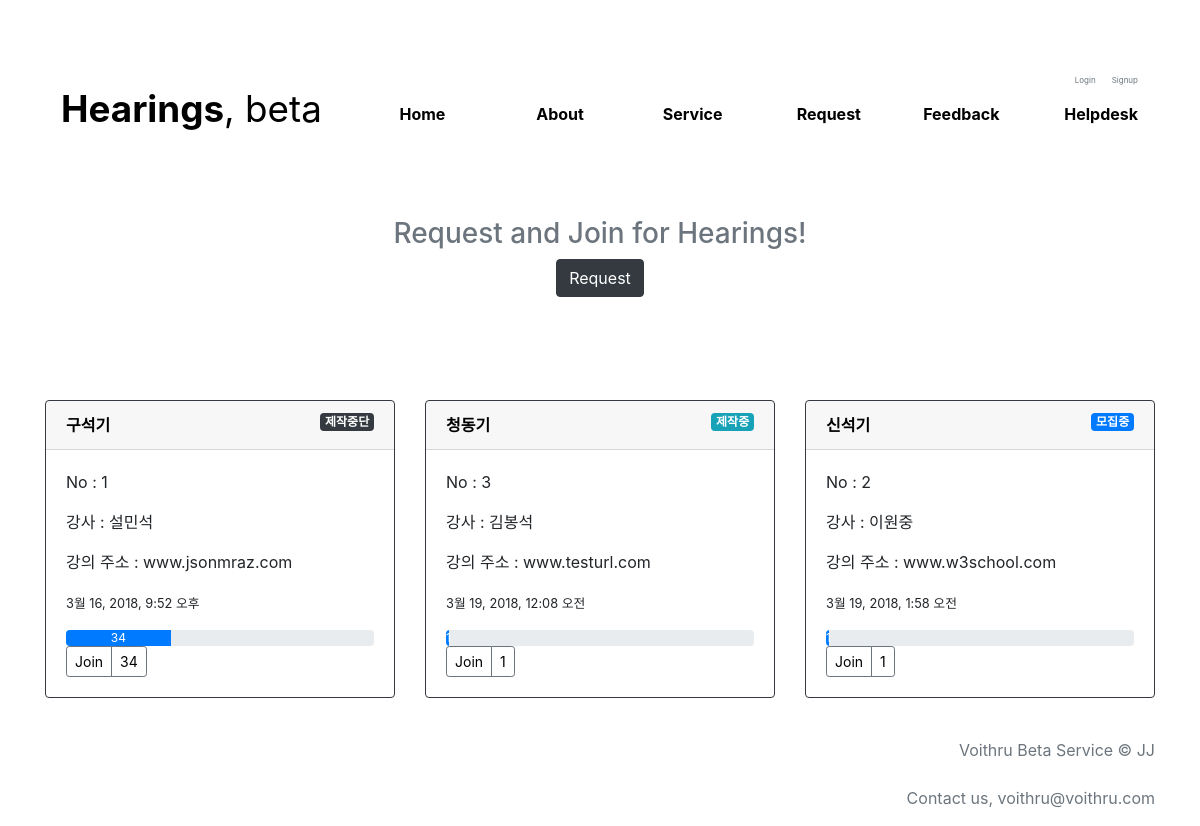
Before: / with the older database file.
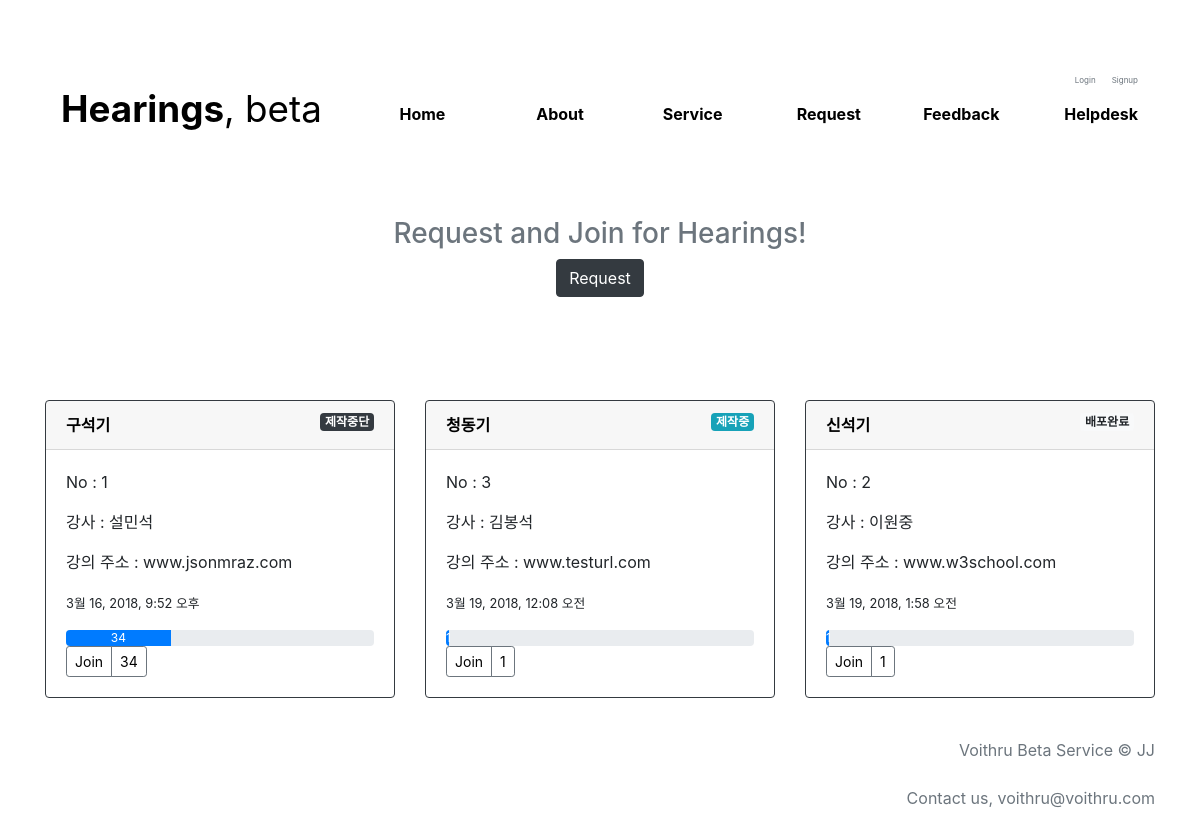
After: the same page with the newer database file.
### blog/models.py (models this page shows, shortened)
class Request(models.Model):
    author = models.ForeignKey('auth.User', on_delete=models.CASCADE)
    username = models.CharField(max_length=50, blank=True)
    phone_num = models.CharField(max_length=50, blank=True)
    lec = models.CharField(max_length=100, blank=True)
    lec_url = models.CharField(max_length=100, blank=True)
    lec_teacher = models.CharField(max_length=100, blank=True)
    description = models.TextField()
    email = models.EmailField()
    lec_company = models.CharField(max_length=50, blank=True)
    created_date = models.DateTimeField(default=timezone.now)
    published_date = models.DateTimeField(blank=True, null=True)
    view_cnt = models.IntegerField(default=0, blank=True)
    STEP1 = '모집중'
    STEP2 = '준비중'
    STEP3 = '제작중'
    STEP4 = '배포완료'
    STEP_STOPPED = '제작중단'
    STATUS = [
        (STEP1, '모집중'),
        (STEP2, '준비중'),
        (STEP3, '제작중'),
        (STEP4, '배포완료'),
        (STEP_STOPPED, '제작중단'),
    ]
    status = models.CharField(choices=STATUS, max_length=20, default=STEP1)

### blog/views.py (the view)
# urls.py: url(r'^$', views.post_list, name='post_list'),
def post_list(request):
    candidates = Request.objects.all()
    posts = Request.objects.filter(published_date__lte=timezone.now()).order_by('published_date')
    if request.method == "POST":
            form = StatusForm(request.POST)
            if form.is_valid():
                post_test = Request.objects.get(id=request.POST['post.id'])
                post_test.status = request.POST.get('status', False)  # form.save(commit=False)
                post_test.author = request.user
                post_test.save()
                return redirect('post_list')
    else:
        form = StatusForm()
    return render(request, 'blog/post_list.html', {'posts': posts, 'form': form, 'candidates': candidates})

### blog/templates/blog/post_list.html (shortened to what this page needs)
{% extends 'blog/base.html' %}
{% load staticfiles %}
{% block content %}
<main role="main">
    <div class="container" style="display:table; height:200px;">
            <div class="text-center" style="padding-bottom: 70px; display:table-cell; vertical-align:middle;">
                <h3 class="text-secondary">Request and Join for Hearings!</h3>
                <p><a href="{% url 'post_new' %}" class="btn btn-dark">Request</a></p>
            </div>
    </div>
         <div class="container">
              <div class="row">
                  {% for post in posts %}
                  <div class="col-md-4 ">
                      <div class="card mb-12 box-shadow border-dark mb-3">
                          <div class="card-header">
                            <a href="{% url 'post_detail' pk=post.pk %}" style="color:black;"><strong>{{ post.lec }}</strong></a>
                            {% if not user.is_superuser %}
                                {% if post.status == '모집중' %}
                                    <span class="badge badge-primary" style="float:right">{{ post.status }}</span></h6>
                                {% elif post.status == '준비중'%}
                                    <span class="badge badge-success" style="float:right">{{ post.status }}</span></h6>
                                {% elif post.status == '제작중' %}
                                    <span class="badge badge-info" style="float:right">{{ post.status }}</span></h6>
                                {% elif post.status == '배포완료' %}
                                    <span class="badge badge-light" style="float:right">{{ post.status }}</span></h6>
                                {% elif post.status == '제작중단' %}
                                <span class="badge badge-dark" style="float:right">{{ post.status }}</span></h6>
                                {% endif %}
                            {% endif %}
                          </div>
                          <div class="card-body">
                              <p class="card-text">No : {{ post.id }}</p>
                              <p class="card-text">강사 : {{ post.lec_teacher }}</p>
                              <p class="card-text">강의 주소 : {{ post.lec_url }}</p>
                              <p class="card-text"><small>{{ post.published_date }}</small></p>
                              <div class="progress">
                                <div class="progress-bar" role="progressbar" style="width: {{ post.view_cnt }}%;" aria-valuenow="0" aria-valuemin="0" aria-valuemax="100">{{ post.view_cnt }}</div>
                              </div>
                              <div class="d-flex justify-content-between align-items-center">
                                  <div class="btn-group">
                                      <button type="button" class="btn btn-sm btn-outline-secondary"><a href="{% url 'post_detail' pk=post.pk %}" style="color:black;">Join</a></button>
                                      <button type="button" class="btn btn-sm btn-outline-secondary"><a style="color:black;">{{ post.view_cnt }}</a></button>
                                  </div>
                              </div>
                          </div>
                      </div>
                  </div>
                  {% endfor %}
              </div>
         </div>
</main>
{% endblock %}

Changed rows visible on the page:
changed Request "신석기": status "모집중" → "배포완료"
